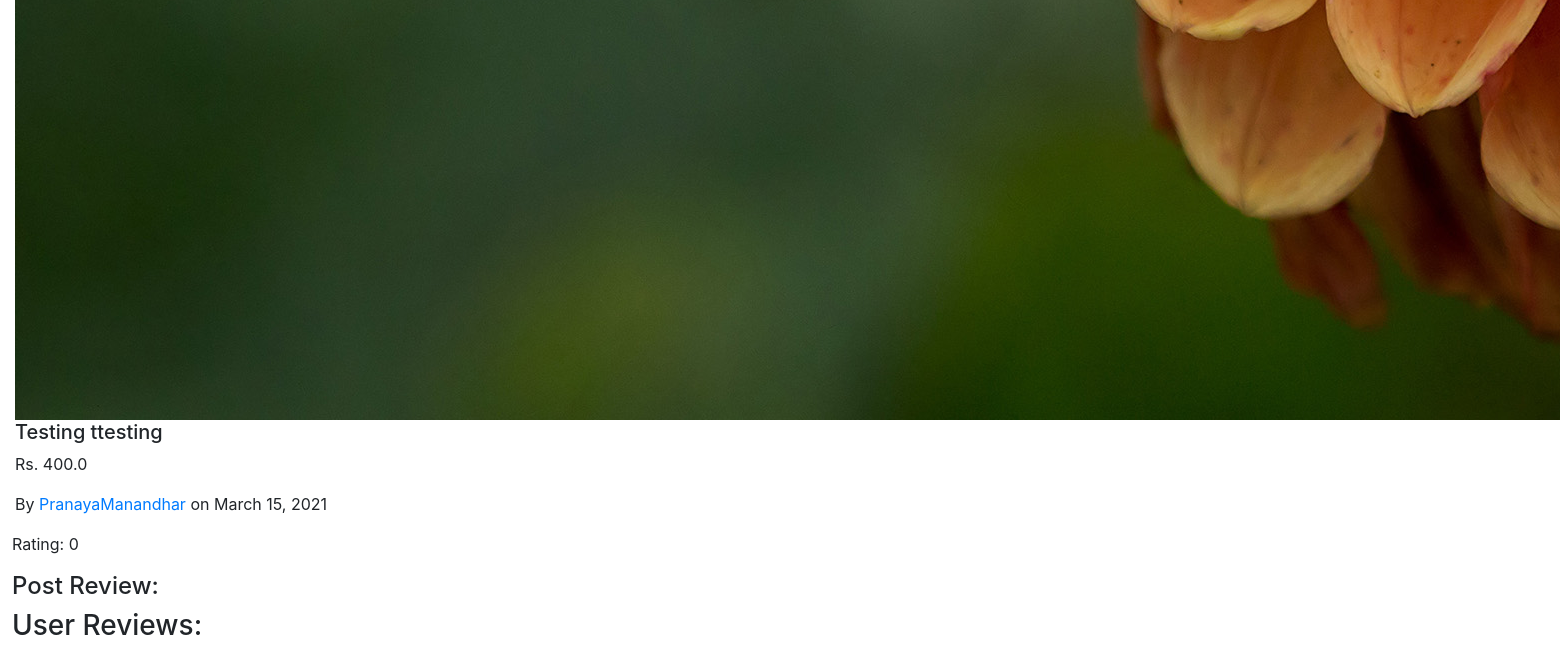
The app's page /posts/8/ (lower part), older data.
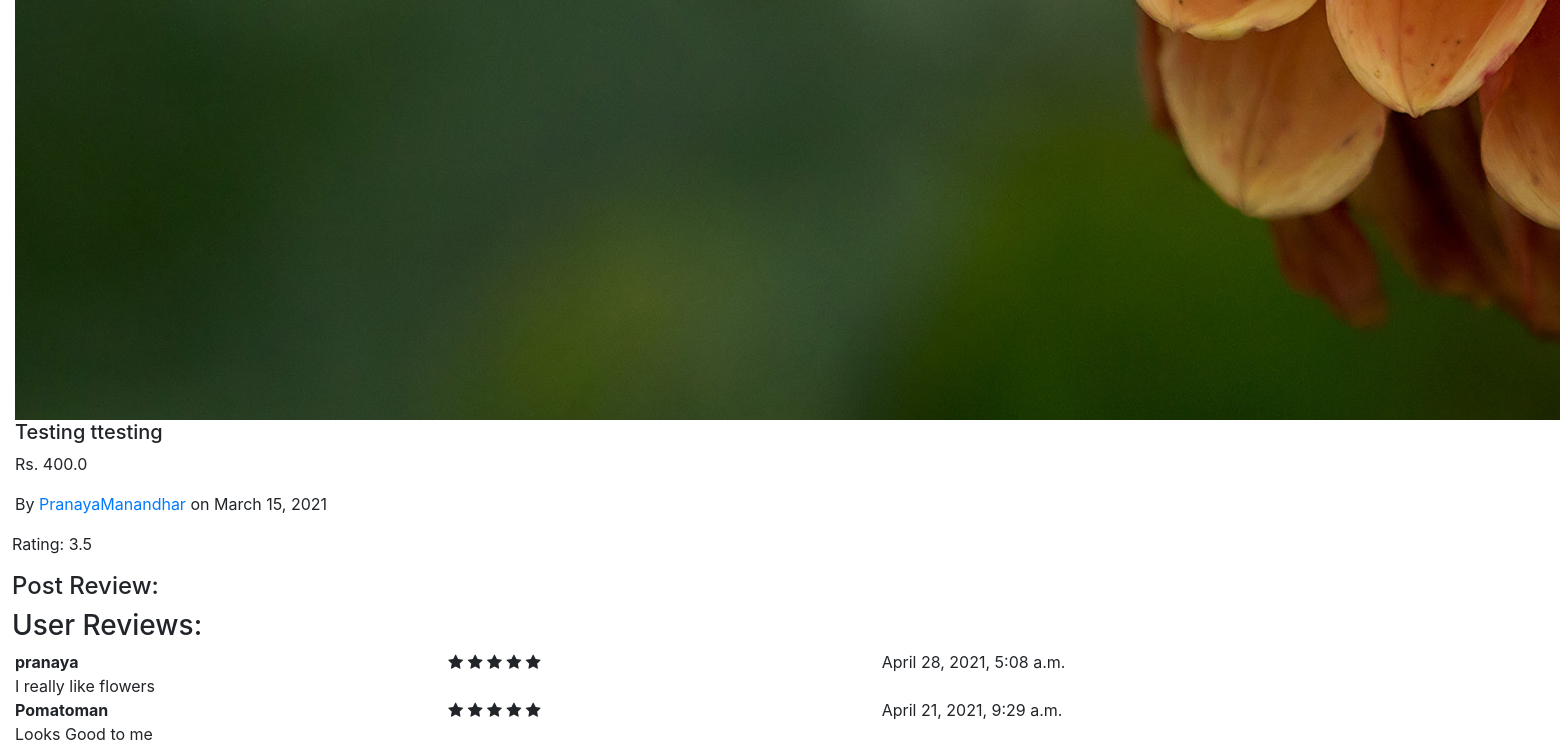
The same page, newer data.
### posts/models.py (models this page shows, shortened)
class Review(models.Model):
    user = models.ForeignKey(User,on_delete=models.CASCADE)
    post = models.ForeignKey(Post,on_delete=models.CASCADE)
    review = models.CharField(max_length=100,null=True)
    rating = models.IntegerField()
    date = models.DateTimeField(auto_now_add=True)

### posts/views.py (the view, shortened to what this page needs)
# urls.py: path('posts/<int:pk>/',views.PostDetail,name = "post-detail"),
def PostDetail(request,pk):
    post = get_object_or_404(Post, pk=pk)
    template = "posts/post_detail.html"
    form = ReviewForm(request.POST)
    postRatings = Review.objects.filter(post=pk).order_by('-date')
    avgRate = postRatings.aggregate(Avg('rating')).get('rating__avg')
    context = {
        'post': post,
        'postRatings': postRatings,
        'avgRate': avgRate,
        'template': template,
    }
    return render(request,template,context)

### posts/templates/posts/post_detail.html (shortened to what this page needs)
{% extends 'index.html' %}
{% block content %}
<div class="container-fluid detail">
    <div class="row">
        <div class="col-12 detail-posts">
            <div class="detail-posts-contents">
                <div class="detail-posts-wrapper">
                    <img src="{{post.image.url}}" alt="{{post.title}}">
                    <h5 class="title">{{post.title}} </h5>
                    <p>Rs. {{post.price}}</p>
                    <p></p>By <a href="{% url 'posts:profile' post.user.id %}">{{post.user}}</a> on {{post.date|date:"F d, Y"}}</p>
                </div>
            </div>
        </div>
        <p>Rating: {% if avgRate == null %}0{% else %}{{ avgRate }}{% endif %}</p>
        <h4>Post  Review:</h4>
    </div>
    <div class="row detail-user-ratings">
        <h3>User Reviews:</h3>
        {% if postRatings is none %}
        <h1 class="col-12">No Reviews Given Yet</h1>
        {% else %}
        {% for review in postRatings %}
        <div class="col-10 user-reviews">
            <div class="row">
                <div class="col">
                    <strong>{{review.user.username}}</strong><br>
                    {{review.review}}
                </div>
                <div class="col review-rating pull-right">
                    <i class="fa fa-star {% if review.rating < 1 %} empty {% endif %}"></i>
                    <i class="fa fa-star {% if review.rating < 2 %} empty {% endif %}"></i>
                    <i class="fa fa-star {% if review.rating < 3 %} empty {% endif %}"></i>
                    <i class="fa fa-star {% if review.rating < 4 %} empty {% endif %}"></i>
                    <i class="fa fa-star {% if review.rating < 5 %} empty {% endif %}"></i>
                </div>
                <div class="col">{{review.date}}</div>
            </div>
        </div>
        {% endfor %}
    </div>
</div>
{% endif %}
{% endblock %}

Row changes from the older to the newer data that the page shows:
added Review: user.username "pranaya", review "I really like flowers", rating 5 (drawn), date "April 28, 2021, 5:08 a.m."
added Review: user.username "Pomatoman", review "Looks Good to me", rating 2 (drawn), date "April 21, 2021, 9:29 a.m."
Text that changed along with them:
{{ avgRate }}: (not shown) → "3.5"
text no longer shown: "0"
